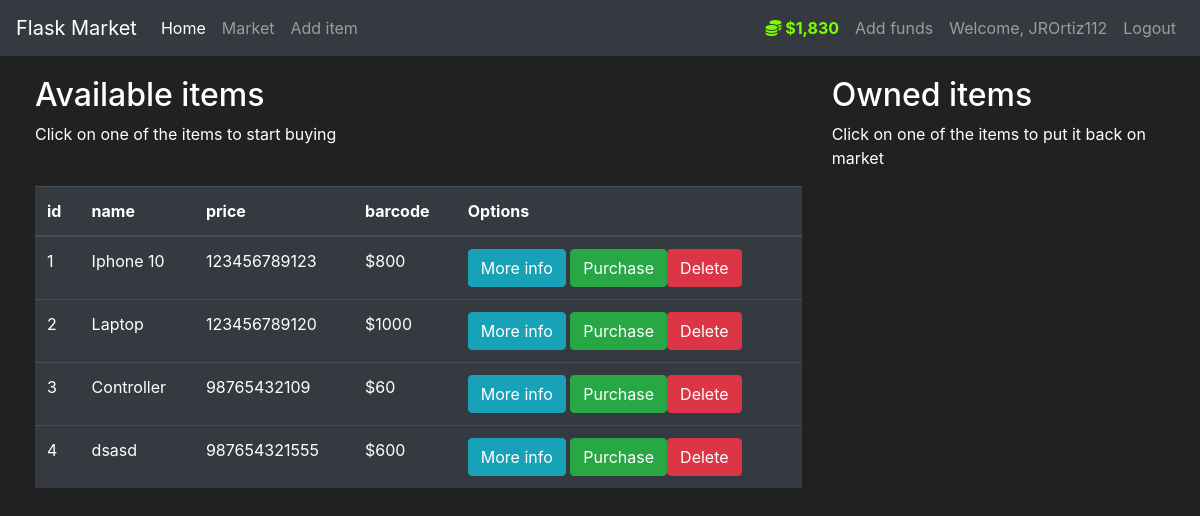
The app's page /market (signed in) with its own data.
### market/models.py (models this page shows, shortened)
class User(db.Model, UserMixin):
    id = db.Column(db.Integer(), primary_key=True)
    username = db.Column(db.String(length=30), unique=True, nullable=False)
    email_address = db.Column(db.String(length=50), unique=True, nullable=False)
    password_hash = db.Column(db.String(length=60), nullable=False)
    budget = db.Column(db.Integer(), nullable=False, default=1000)
    items = db.relationship('Item', backref='owned_user', lazy=True)
    @property
    def prettyBudget(self):
        if len(str(self.budget)) >= 4:
            return f'${str(self.budget)[:-3]},{str(self.budget)[-3:]}'
        else:
            return f"${self.budget}"
    @property
    def password(self):
        return self.password

class Item(db.Model):
    id = db.Column(db.Integer(), primary_key=True)
    name = db.Column(db.String(length=30), nullable=False, unique=True)
    price = db.Column(db.Integer(), nullable=False)
    barcode = db.Column(db.String(length=12), nullable=False, unique=True)
    description = db.Column(db.String(length=1024), nullable=True, unique=True)
    owner = db.Column(db.Integer(), db.ForeignKey('user.id'))
    def columns():
        return ['id', 'name', 'price', 'barcode']

### market/routes.py (the view, shortened to what this page needs)
@app.route('/market', methods=['GET','POST'])
@login_required
def market_page():
    purchaseForm = PurchaseItemForm()
    sellForm = SellItemForm()
    deleteForm = DeleteItemForm()
    if request.method == 'GET':
        items = Item.query.filter_by(owner=None)
        ownedItems = Item.query.filter_by(owner=current_user.id)
        return render_template('Market.html', items=items, columns=Item.columns(), purchaseForm = purchaseForm, owned=ownedItems, sellForm=sellForm, deleteForm=deleteForm)

### market/models.py (called while the page is built)
@login_manager.user_loader
def load_user(user_id):
    return User.query.get(int(user_id))

### market/Templates/Market.html (shortened to what this page needs)
{% extends 'base.html' %}
{% block content %}
    <div class="row" style="margin-top:20px; margin-left: 20px;">
        <div class="col-8">
            <h2>Available items</h2>
            <p>Click on one of the items to start buying</p>
            <br>
            <table class="table table-hover table-dark">
                <thead>
                    <tr>
                        {% for column in columns %}
                            <th scope="col">{{ column }}</th>
                        {%endfor%}
                        <th scope="col">Options</th>
                    </tr>
                </thead>
                <tbody>
                    {% for item in items %}
                        <tr>
                            <td>{{ item.id }}</td>
                            <td>{{ item.name }}</td>
                            <td>{{ item.barcode }}</td>
                            <td>${{ item.price }}</td>
                            <td>
                                <button class="btn btn-outline btn-info" data-toggle="modal" data-target="#modal-moreInfo-{{ item.id }}">More info</button>
                                <button class="btn btn-outline btn-success" data-toggle="modal" data-target="#modal-purchaseConfirm-{{ item.id }}">Purchase</buton>
                                <button class="btn btn-outline btn-danger" data-toggle="modal" data-target="#modal-deleteConfirm-{{ item.id }}">Delete</buton>
                            </td>
                        </tr>
                    {%endfor%}
                </tbody>
            </table>
        </div>
        <div class="col-4">
            <h2>Owned items</h2>
            <p>Click on one of the items to put it back on market</p>
            <br>
        </div>
    </div>
{% endblock %}

### market/Templates/base.html (shortened to what this page needs)
<!doctype html>
<html lang="en">
   <head>
      <link rel="stylesheet" href="https://cdn.jsdelivr.net/npm/bootstrap@4.5.3/dist/css/bootstrap.min.css">
   </head>
   <body>
    <nav class="navbar navbar-expand-md navbar-dark bg-dark">
        <a class="navbar-brand" href="{{ url_for('home_page') }}">Flask Market</a>
        <div class="collapse navbar-collapse" id="navbarNav">
            <ul class="navbar-nav mr-auto">
                <li class="nav-item active">
                    <a class="nav-link" href="{{ url_for('home_page') }}">Home <span class="sr-only">(current)</span></a>
                </li>
                <li class="nav-item">
                    <a class="nav-link" href="{{ url_for('market_page') }}">Market</a>
                </li>
                <li class="nav-item">
                    <a class="nav-link" href="{{ url_for('addItem') }}">Add item</a>
                </li>
            </ul>
            {% if current_user.is_authenticated %}
                <ul class="navbar-nav">
                    <li class="nav-item">
                        <a class="nav-link" style="color: lawngreen; font-weight: bold">
                            <i class="fas fa-coins"> </i>
                            {{ current_user.prettyBudget }}
                        </a>
                    </li>
                    <li class="nav-item">
                        <a class="nav-link" href="{{ url_for('funds_page', username=current_user.username) }}">Add funds</a>
                    </li>
                    <li class="nav-item">
                        <a class="nav-link" href="/about/{{ current_user.username }}">Welcome, {{ current_user.username }}</a>
                    </li>
                    <li class="nav-item">
                        <a class="nav-link" href="{{ url_for('logout_page') }}">Logout</a>
                    </li>
                </ul>
            {% endif %}
        </div>
    </nav>
    {% block content %}
    {% endblock %}
   </body>
</html>

### market/Templates/base.html (style rules this page uses)
body { background-color: #212121; color: white }

### records on screen
User: prettyBudget "$1,830", username "JROrtiz112"
Item: id "1", name "Iphone 10", barcode "123456789123", price "800"
Item: id "2", name "Laptop", barcode "123456789120", price "1000"
Item: id "3", name "Controller", barcode "98765432109", price "60"
Item: id "4", name "dsasd", barcode "987654321555", price "600"

### other values on screen
{{ column }} "id" "name" "price" "barcode"
